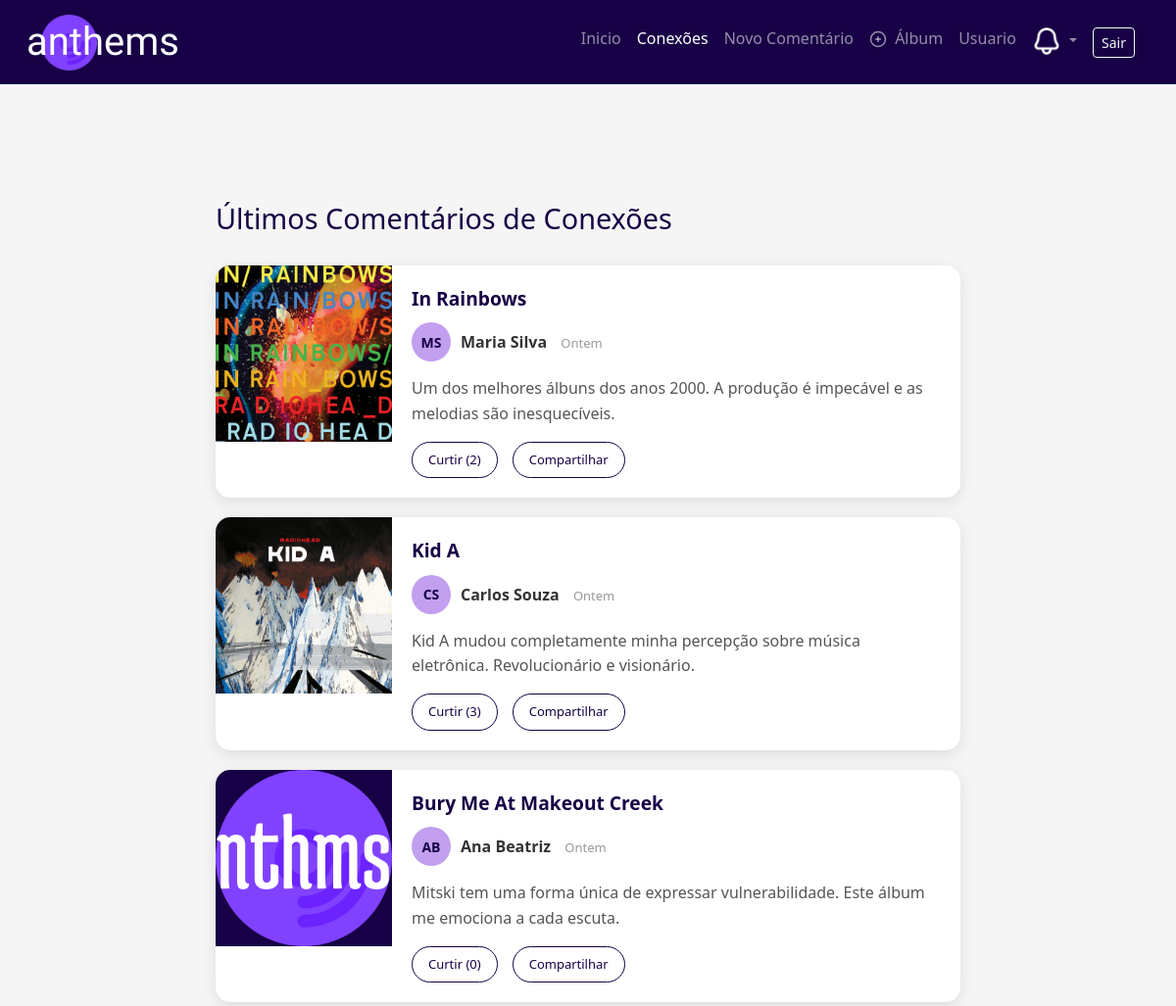
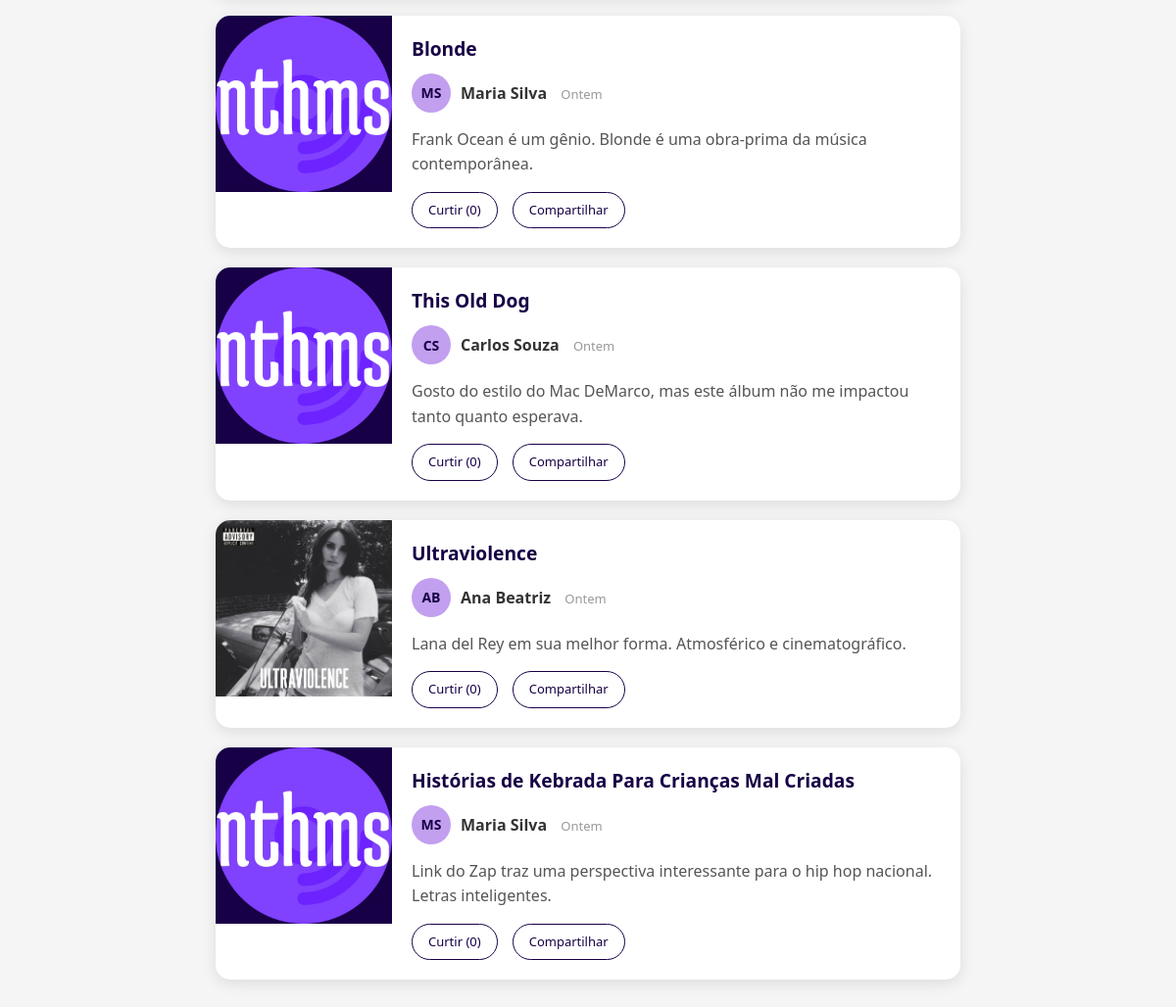
Page /comentarios/VerComentariosConexoes.php (signed in) on the committed database (2 pictures, top to bottom).
### tables this page shows
CREATE TABLE IF NOT EXISTS `comments` (
    `id` INT AUTO_INCREMENT PRIMARY KEY,
    `user_id` INT NOT NULL,
    `album_id` INT NOT NULL,
    `parent_id` INT NULL,
    `rating` TINYINT NULL CHECK (`rating` >= 1 AND `rating` <= 5),
    `comment` TEXT NOT NULL,
    `status` ENUM('pending', 'approved', 'rejected') DEFAULT 'approved',
    `likes_count` INT DEFAULT 0,
    `created_at` DATETIME DEFAULT CURRENT_TIMESTAMP,
    `updated_at` DATETIME DEFAULT CURRENT_TIMESTAMP ON UPDATE CURRENT_TIMESTAMP,
    FOREIGN KEY (`user_id`) REFERENCES `users`(`id`) ON DELETE CASCADE,
    FOREIGN KEY (`album_id`) REFERENCES `albums`(`id`) ON DELETE CASCADE,
    FOREIGN KEY (`parent_id`) REFERENCES `comments`(`id`) ON DELETE CASCADE,
    INDEX idx_user_album (`user_id`, `album_id`),
    INDEX idx_parent (`parent_id`),
    INDEX idx_status (`status`),
    INDEX idx_created (`created_at`)
);

CREATE TABLE IF NOT EXISTS `albums` (
    `id` INT AUTO_INCREMENT PRIMARY KEY,
    `title` VARCHAR(255) NOT NULL,
    `artist` VARCHAR(255) NOT NULL,
    `cover_image` VARCHAR(255),
    `release_year` YEAR,
    `genre` VARCHAR(100),
    `spotify_url` VARCHAR(500),
    `apple_music_url` VARCHAR(500),
    `total_comments` INT DEFAULT 0,
    `average_rating` DECIMAL(2,1) DEFAULT 0.0,
    `created_at` DATETIME DEFAULT CURRENT_TIMESTAMP,
    `updated_at` DATETIME DEFAULT CURRENT_TIMESTAMP ON UPDATE CURRENT_TIMESTAMP,
    INDEX idx_artist (`artist`),
    INDEX idx_genre (`genre`),
    INDEX idx_rating (`average_rating`)
);

CREATE TABLE IF NOT EXISTS `users` (
    `id` INT AUTO_INCREMENT PRIMARY KEY,
    `username` VARCHAR(30) UNIQUE NOT NULL,
    `full_name` VARCHAR(100) NOT NULL,
    `email` VARCHAR(255) UNIQUE NOT NULL,
    `password_hash` VARCHAR(255) NOT NULL,
    `email_token` VARCHAR(64),
    `email_verified_at` DATETIME NULL,
    `is_admin` BOOLEAN DEFAULT FALSE,
    `active` BOOLEAN DEFAULT TRUE,
    `newsletter` BOOLEAN DEFAULT FALSE,
    `profile_image` VARCHAR(255) NULL,
    `cover_image` VARCHAR(255) NULL,
    `bio` TEXT NULL,
    `terms_accepted_at` DATETIME NOT NULL,
    `last_login` DATETIME NULL,
    `created_at` DATETIME DEFAULT CURRENT_TIMESTAMP,
    `updated_at` DATETIME DEFAULT CURRENT_TIMESTAMP ON UPDATE CURRENT_TIMESTAMP,
    INDEX idx_username (`username`),
    INDEX idx_email (`email`),
    INDEX idx_active (`active`)
);

### config.php (called while the page is built, shortened)
<?php
function isLoggedIn() {
    return isset($_SESSION['user_id']) && !empty($_SESSION['user_id']);
}

### comentarios/VerComentariosConexoes.php (the view, shortened to what this page needs)
<?php
require_once __DIR__ . '/../config.php';
$usuario = getCurrentUser();
$pdo = getDBConnection();
$active_page = "conexoes";
$base_path = "../";
$stmtConnections = $pdo->prepare("
    SELECT
        CASE
            WHEN follower_id = ? THEN following_id
            ELSE follower_id
        END as connected_user_id
    FROM connections
    WHERE (follower_id = ? OR following_id = ?)
    AND status = 'accepted'
");
$stmtConnections->execute([$usuario['id'], $usuario['id'], $usuario['id']]);
$connectionIds = $stmtConnections->fetchAll(PDO::FETCH_COLUMN);
$comentarios = [];
if (!empty($connectionIds)) {
    $placeholders = str_repeat('?,', count($connectionIds) - 1) . '?';
    $sql = "
        SELECT
            c.id,
            c.comment as texto,
            c.created_at,
            c.likes_count as likes,
            c.rating,
            u.id as autor_id,
            u.username,
            u.full_name as autor,
            u.profile_image,
            a.title as album_titulo,
            a.cover_image as album_capa,
            a.id as album_id
        FROM comments c
        JOIN users u ON c.user_id = u.id
        LEFT JOIN albums a ON c.album_id = a.id
        WHERE c.user_id IN ($placeholders)
        AND c.status = 'approved'
        ORDER BY c.created_at DESC
        LIMIT 50
    ";
    $stmtComments = $pdo->prepare($sql);
    $stmtComments->execute($connectionIds);
    $comentarios = $stmtComments->fetchAll(PDO::FETCH_ASSOC);
}
include '../includes/header.php';
?>
<?php include '../includes/navbar.php'; ?>
<main class="conexoes-page">
    <div class="conexoes-container">
        <h1>Últimos Comentários de Conexões</h1>
        <?php if (empty($comentarios)): ?>
            <div class="empty-state">
                <svg width="80" height="80" viewBox="0 0 24 24" fill="none" stroke="currentColor" stroke-width="1.5">
                    <path d="M17 21v-2a4 4 0 0 0-4-4H5a4 4 0 0 0-4 4v2"></path>
                    <circle cx="9" cy="7" r="4"></circle>
                    <path d="M23 21v-2a4 4 0 0 0-3-3.87"></path>
                    <path d="M16 3.13a4 4 0 0 1 0 7.75"></path>
                </svg>
                <h3>Sem comentários ainda</h3>
                <p>Adicione conexões para ver os comentários delas aqui.</p>
                <a href="../perfil/perfil.php" class="btn-add-connections">Encontrar Conexões</a>
            </div>
        <?php else: ?>
            <?php foreach ($comentarios as $comentario): ?>
                <a href="Vercomentario.php?id=<?= $comentario['id'] ?>" class="review-link">
                    <div class="review-card">
                        <?php if (!empty($comentario['album_capa'])): ?>
                            <div class="album-cover-container" style="background-image: url('/img/<?= htmlspecialchars($comentario['album_capa']) ?>');"></div>
                        <?php endif; ?>
                        <div class="review-content-container">
                            <div class="album-variations">
                                <?= htmlspecialchars($comentario['album_titulo'] ?? 'Álbum') ?>
                            </div>
                            <div class="reviewer-info">
                                <?php
                                $hasValidImage = !empty($comentario['profile_image']) && file_exists(__DIR__ . '/../uploads/' . $comentario['profile_image']);
                                if ($hasValidImage):
                                ?>
                                    <img src="../uploads/<?= htmlspecialchars($comentario['profile_image']) ?>" alt="" class="reviewer-avatar-img">
                                <?php else: ?>
                                    <div class="reviewer-avatar"><?= htmlspecialchars($comentario['autor_avatar']) ?></div>
                                <?php endif; ?>
                                <div>
                                    <span class="reviewer-name"><?= htmlspecialchars($comentario['autor']) ?></span>
                                    <span class="review-date"><?= htmlspecialchars($comentario['data']) ?></span>
                                </div>
                            </div>
                            <div class="review-text">
                                <?= htmlspecialchars($comentario['texto']) ?>
                            </div>
                            <div class="review-actions">
                                <button class="action-btn" onclick="event.preventDefault(); curtirComentario(<?= $comentario['id'] ?>)">
                                    Curtir (<?= $comentario['likes'] ?? 0 ?>)
                                </button>
                                <button class="action-btn" onclick="event.preventDefault(); compartilharComentario(<?= $comentario['id'] ?>)">
                                    Compartilhar
                                </button>
                            </div>
                        </div>
                    </div>
                </a>
            <?php endforeach; ?>
        <?php endif; ?>
    </div>
</main>
<?php
include '../includes/footer.php';
?>

### includes/header.php (shortened to what this page needs)
<?php
$active_page = isset($active_page) ? $active_page : '';
?>
<!DOCTYPE html>
<html lang="pt-br">
<head>
    <link href="https://cdn.jsdelivr.net/npm/bootstrap@5.3.0/dist/css/bootstrap.min.css" rel="stylesheet">
    <link href="<?php echo $base_path ?? ''; ?>css/inicioTEMPLATE.css" rel="stylesheet" />
    <link href="<?php echo $base_path ?? ''; ?>css/estilos.css" rel="stylesheet" />
</head>
<body>

### includes/navbar.php (shortened to what this page needs)
<?php
require_once __DIR__ . '/../config.php';
$active_page = isset($active_page) ? $active_page : '';
?>
<nav class="navbar navbar-expand-lg navbar-dark navbar-custom">
    <div class="container">
    <a class="navbar-brand navbar-brand-custom" href="/inicio.php">
            <img src="/img/discosemfundo.png" alt="Logo" class="navbar-brand-logo">
            <span class="navbar-brand-text">anthems</span>
        </a>
        <div class="collapse navbar-collapse" id="navbarSupportedContent">
            <ul class="navbar-nav ms-auto mb-2 mb-lg-0">
                <li class="nav-item">
                              <a class="nav-link <?php echo $active_page === 'inicio' ? 'active' : ''; ?>"
                                  href="/inicio.php">Inicio</a>
                </li>
                <li class="nav-item">
                              <a class="nav-link <?php echo $active_page === 'conexoes' ? 'active' : ''; ?>"
                                  href="/comentarios/VerComentariosConexoes.php">Conexões</a>
                </li>
                <li class="nav-item">
                              <a class="nav-link <?php echo $active_page === 'novo_comentario' ? 'active' : ''; ?>"
                                  href="/comentarios/novocomentario.php">Novo Comentário</a>
                </li>
                <?php if (isLoggedIn()): ?>
                <li class="nav-item">
                    <a class="nav-link" href="#" id="addAlbumBtn" data-bs-toggle="modal" data-bs-target="#addAlbumModal">
                        <svg width="18" height="18" viewBox="0 0 24 24" fill="none" stroke="currentColor" stroke-width="2" style="vertical-align: middle;">
                            <circle cx="12" cy="12" r="10"></circle>
                            <line x1="12" y1="8" x2="12" y2="16"></line>
                            <line x1="8" y1="12" x2="16" y2="12"></line>
                        </svg>
                        <span class="d-none d-lg-inline ms-1">Álbum</span>
                    </a>
                </li>
                <?php endif; ?>
                <li class="nav-item">
                              <a class="nav-link <?php echo $active_page === 'perfil' ? 'active' : ''; ?>"
                                  href="/perfil/perfil.php">Usuario</a>
                </li>
                <li class="nav-item dropdown">
                    <a class="nav-link dropdown-toggle position-relative" href="#" role="button" data-bs-toggle="dropdown" aria-expanded="false" id="notificationDropdown">
                        <img src="/img/notificacaoicon.png" alt="Notificações" class="nav-icon nav-notification-icon">
                    </a>
                </li>
                <?php if (isLoggedIn()): ?>
                    <li class="nav-item d-flex align-items-center">
                        <a href="/login/logout.php" class="btn btn-outline-light btn-sm ms-2">Sair</a>
                    </li>
                <?php endif; ?>
            </ul>
        </div>
    </div>
</nav>

### includes/footer.php (shortened to what this page needs)
</body>
</html>

### css/estilos.css (style rules this page uses)
:root { --primary-color: #170045; --primary-light: #c29fef; --secondary-light: #a0d8f3; --accent-light: #f5a8a8; --success-light: #b5e8b5; --text-white: #ffffff; --text-gray: #6c757d; --border-gray: #dee2e6; --border-light: #eee; --shadow-light: rgba(0,0,0,0.1); --shadow-overlay: rgba(0,0,0,0.5); }
.navbar-custom { background-color: var(--primary-color); }
.navbar-brand-custom { position: relative; display: inline-block; font-family: 'Medula One', sans-serif; font-size: 40px; }
.navbar-brand-logo { height: 57px; position: absolute; top: 7px; left: 0; z-index: 0; }
.navbar-brand-text { position: relative; z-index: 1; color: white; right: 15px; }
.nav-icon { height: 30px; }
.nav-notification-icon { margin-bottom: 3px; }

### rows in the picture
comments: album.cover_image (picture), album.title "In Rainbows", autor_avatar "MS", user.full_name "Maria Silva", data "Ontem", comment "Um dos melhores álbuns dos anos 2000. A produção é impecável e as melodias são inesquecíveis.", likes_count "2"
comments: album.cover_image (picture), album.title "Kid A", autor_avatar "CS", user.full_name "Carlos Souza", data "Ontem", comment "Kid A mudou completamente minha percepção sobre música eletrônica. Revolucionário e visionário.", likes_count "3"
comments: album.cover_image (picture), album.title "Bury Me At Makeout Creek", autor_avatar "AB", user.full_name "Ana Beatriz", data "Ontem", comment "Mitski tem uma forma única de expressar vulnerabilidade. Este álbum me emociona a cada escuta.", likes_count "0"
comments: album.cover_image (picture), album.title "Blonde", autor_avatar "MS", user.full_name "Maria Silva", data "Ontem", comment "Frank Ocean é um gênio. Blonde é uma obra-prima da música contemporânea.", likes_count "0"
comments: album.cover_image (picture), album.title "This Old Dog", autor_avatar "CS", user.full_name "Carlos Souza", data "Ontem", comment "Gosto do estilo do Mac DeMarco, mas este álbum não me impactou tanto quanto esperava.", likes_count "0"
comments: album.cover_image (picture), album.title "Ultraviolence", autor_avatar "AB", user.full_name "Ana Beatriz", data "Ontem", comment "Lana del Rey em sua melhor forma. Atmosférico e cinematográfico.", likes_count "0"
comments: album.cover_image (picture), album.title "Histórias de Kebrada Para Crianças Mal Criadas", autor_avatar "MS", user.full_name "Maria Silva", data "Ontem", comment "Link do Zap traz uma perspectiva interessante para o hip hop nacional. Letras inteligentes.", likes_count "0"
